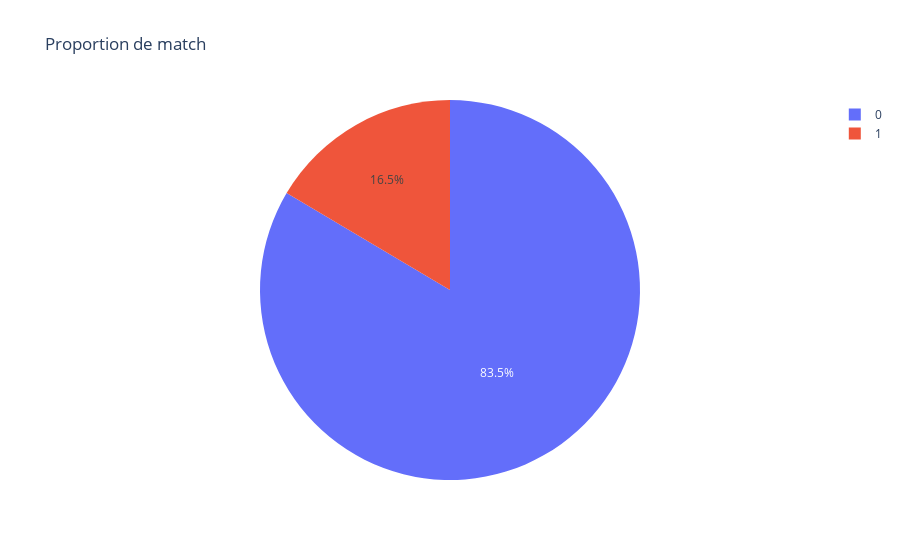

The notebook cell saved with this chart:
### Markdown cell above
16.5% des personnes ont eu un match, ce qui est peu

### Code cell
px.pie(df, names='match', title='Proportion de match')

### Figure 1 — Plotly figure (JSON) as saved in the notebook; plotly's stock layout.template omitted (floating-point values rounded to 4 significant figures; data arrays with more than 128 entries replaced by an {"elided": "..."} marker saying what was removed)
{"data": [{"domain": {"x": [0, 1], "y": [0, 1]}, "hovertemplate": "match=%{label}<extra></extra>", "labels": {"elided": "8378 int values"}, "legendgroup": "", "name": "", "showlegend": true, "type": "pie"}], "layout": {"legend": {"tracegroupgap": 0}, "title": {"text": "Proportion de match"}}}
